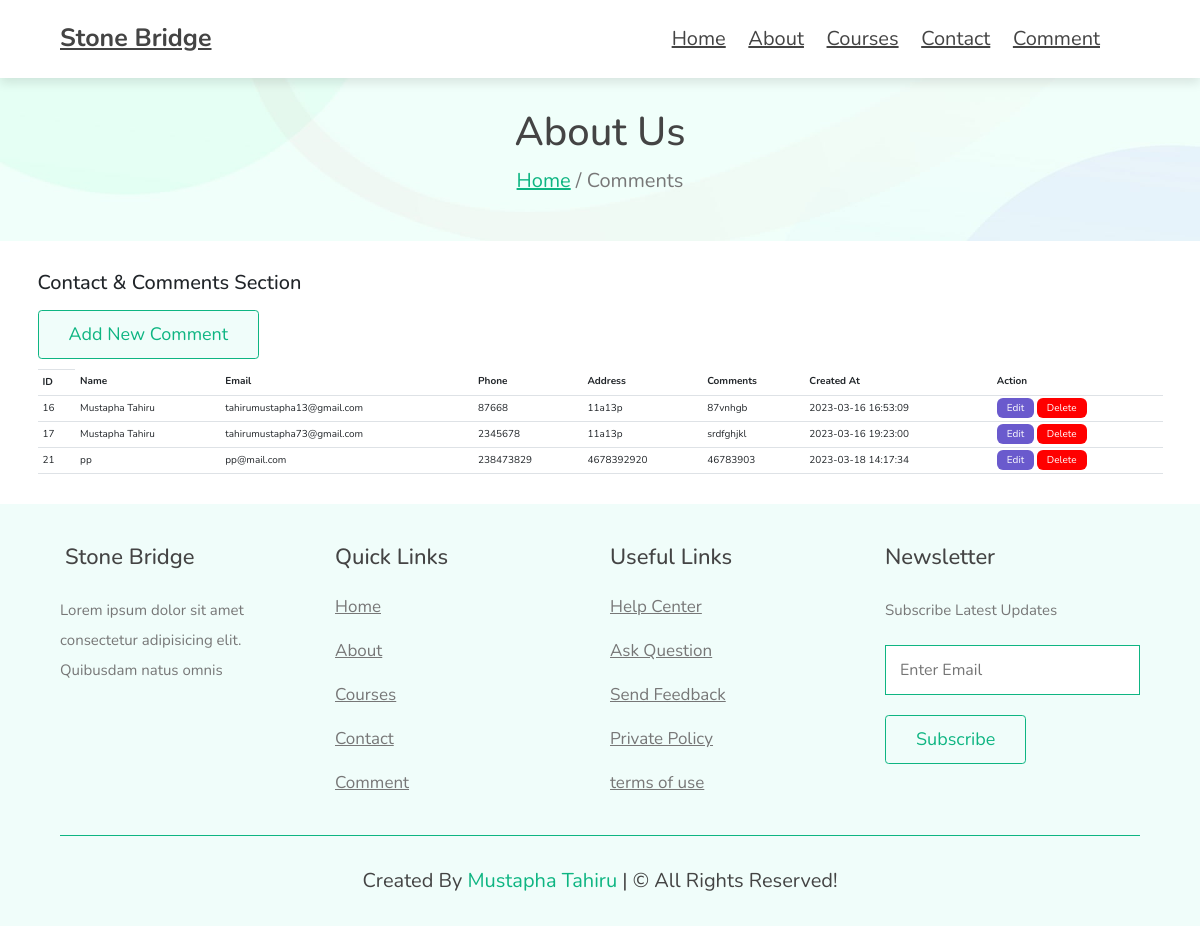
The page /comment.php on the database its author committed.
### tables this page shows
CREATE TABLE `client` (
  `id` int(11) NOT NULL,
  `name` varchar(100) NOT NULL,
  `email` varchar(100) NOT NULL,
  `phone` varchar(30) DEFAULT NULL,
  `address` varchar(200) DEFAULT NULL,
  `comments` varchar(2000) NOT NULL,
  `created_at` datetime NOT NULL DEFAULT current_timestamp()
);

### comment.php (the view, shortened to what this page needs)
<!DOCTYPE html>
<html lang="en">
<head>
    <link rel="stylesheet" href="https://cdn.jsdelivr.net/npm/bootstrap@5.3.0-alpha1/dist/css/bootstrap.min.css">
    <link rel="stylesheet" href="php.css">
    <link rel="stylesheet" href="style.css">
</head>
<body>
     <header class="header">
      <a href="#" class="logo">
        <i class="fas fa-lightbulb"></i> Stone Bridge</a
      >
      <nav class="navBar">
        <a href="main.php">Home</a>
        <a href="about.php">About</a>
        <a href="courses.php">Courses</a>
        <a href="contact.php">Contact</a>
        <a href="comment.php">Comment</a>
      </nav>
    </header>
<section class="heading-link">
      <h3>About Us</h3>
      <p><a href="index.html">Home</a> / Comments</p>
    </section>
    <div class="container my-5" id= "container1">
          <h2>Contact & Comments Section </h2>
          <a href="/educativeProject/create.php" class ="btn btn-primary" role="button">Add New Comment</a>
          <br>
          <table class="table" id="table">
            <th>
                <tr>
                    <th>ID</th>
                    <th>Name</th>
                    <th>Email</th>
                    <th>Phone</th>
                    <th>Address</th>
                    <th>Comments</th>
                    <th>Created At</th>
                    <th>Action</th>
                </tr>
            </th>
            <tbody>
                <?php
                $servername = "localhost";
                $username = "root";
                $password = "";
                $database = "myshop";
                $connection = new mysqli($servername, $username,$password,$database);
                $sql = "SELECT * FROM client";
                $result = $connection->query($sql);
                while ($row = $result->fetch_assoc()) {
                    echo "
                    <tr>
                    <td>$row[id]</td>
                    <td>$row[name]</td>
                    <td>$row[email]</td>
                    <td>$row[phone]</td>
                    <td>$row[address]</td>
                    <td>$row[comments]</td>
                    <td>$row[created_at]</td>
                    <td>
                        <a  href='/educativeProject/edit.php?id=$row[id]' class = 'btn-edit'  >Edit</a>
                        <a  href='/educativeProject/delete.php?id=$row[id]' class = 'btn-delete'>Delete</a>
                    </td>
                </tr>
                    ";
                }
                ?>
            </tbody>
          </table>
    </div>
     <section class="footer">
      <div class="box-container">
        <div class="box">
          <h3><i class="fas fa-lightbulb"></i>Stone Bridge</h3>
          <p>
            Lorem ipsum dolor sit amet consectetur adipisicing elit. Quibusdam
            natus omnis
          </p>
          <div class="share">
          </div>
        </div>
        <div class="box">
          <h3>Quick Links</h3>
          <a href="index.html" class="link">Home</a>
          <a href="about.html" class="link">About</a>
          <a href="courses.html" class="link">Courses</a>
          <a href="contact.html" class="link">Contact</a>
          <a href="comment.html" class="link">Comment</a>
        </div>
        <div class="box">
          <h3>Useful Links</h3>
          <a href="#" class="link">Help Center</a>
          <a href="#" class="link">Ask Question</a>
          <a href="#" class="link">Send Feedback</a>
          <a href="#" class="link">Private Policy</a>
          <a href="#" class="link">terms of use</a>
        </div>
        <div class="box">
          <h3>Newsletter</h3>
          <p>Subscribe Latest Updates</p>
          <form>
            <input
              type="email"
              name="email"
              placeholder="Enter Email"
              class="email"
            />
            <input type="submit" value="Subscribe" class="btn" />
          </form>
        </div>
      </div>
      <div class="credits">
        Created by <span>Mustapha Tahiru</span> | &copy; all rights reserved!
      </div>
    </section>
</body>
</html>

### php.css (style rules this page uses)
.btn-edit { background-color:slateblue; color: white; padding: 3px 10px; text-decoration: none; border-radius: 6px; }
.btn-delete { background-color:red; color: #fff; padding: 3px 10px; text-decoration: none; border-radius: 6px; }

### style.css (style rules this page uses)
* { font-family: "Nunito", sans-serif; margin: 0; padding: 0; box-sizing: border-box; outline: none; border: none; text-decoration: none; transition: all 2s linear; }
html { font-size: 62.5%; overflow-x: hidden; }
section { padding: 5rem 10%; }
.heading-link { text-align: center; background: url(./images/heading-bg.jpg) no-repeat; background-position: center; background-size: cover; }
.heading-link h3 { font-size: 4rem; text-transform: capitalize; color: #444; }
.heading-link p { font-size: 2rem; line-height: 2; color: #777; }
.heading-link p a { color: #0eb582; }
.btn { display: inline-block; margin-top: 1rem; padding: 1rem 3rem; border: 1px solid #0eb582; font-size: 1.8rem; background: #f0fdfa; color: #0eb582; cursor: pointer; }
.header { position: sticky; top: 0; left: 0; right: 0; background: #fff; box-shadow: 0 0.5rem 1rem rgba(0, 0, 0, 0.1); padding: 2rem 10%; display: flex; align-items: center; z-index: 999999; }
.header .logo { margin-right: auto; font-size: 2.5rem; text-transform: capitalize; color: #444; font-weight: bolder; }
.header .navBar { position: relative; }
.header .navBar a { margin-right: 2rem; font-size: 2rem; text-transform: capitalize; color: #444; }
.footer { background: #f0fdfa; }
.footer .box-container { display: grid; grid-template-columns: repeat(auto-fit, minmax(25rem, 1fr)); gap: 2rem; }
.footer .box-container .box h3 { font-size: 2.2rem; text-transform: capitalize; color: #444; padding: 1rem 0px; }
.footer .box-container .box .link { font-size: 1.7rem; line-height: 2; color: #777; padding: 0.5rem 0; display: block; }
.footer .box-container .box p { font-size: 1.5rem; line-height: 2; color: #777; padding: 1rem 0; }
.footer .box-container .box .email { border: 1px solid #0eb582; width: 100%; padding: 1.2rem 1.4rem; font-size: 1.6rem; margin-bottom: 1rem; }
.footer .box-container .box .share { margin-top: 1rem; }
.footer .credits { text-align: center; margin-top: 3rem; padding-top: 3rem; font-size: 2rem; text-transform: capitalize; color: #444; border-top: 1px solid #0eb582; }
.footer .credits span { color: #0eb582; }
@media (max-width: 1200px) { .header { padding: 2rem 5%; } }
@media (max-width: 1200px) { section { padding: 3rem 5%; } }

### rows shown on the page
client: id "16", name "Mustapha Tahiru", email "tahirumustapha13@gmail.com", phone "87668", address "11a13p", comments "87vnhgb", created_at "2023-03-16 16:53:09"
client: id "17", name "Mustapha Tahiru", email "tahirumustapha73@gmail.com", phone "2345678", address "11a13p", comments "srdfghjkl", created_at "2023-03-16 19:23:00"
client: id "21", name "pp", email "pp@mail.com", phone "238473829", address "4678392920", comments "46783903", created_at "2023-03-18 14:17:34"
